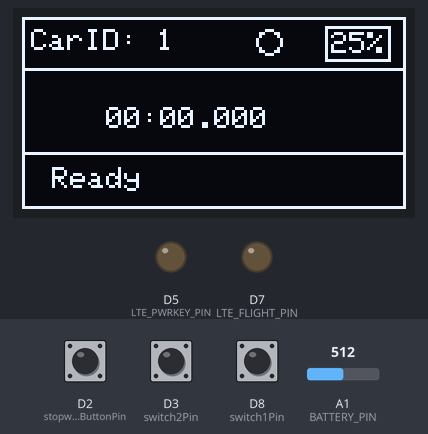
The sketch below on a simulated Arduino Zero (SAMD21). Shown: 128×64 one-colour display, output pins drawn as LEDs (lit = HIGH). The inputs (shaded band) are chosen by the test bench; at power-on: D3 (switch2Pin) HIGH, D8 (switch1Pin) HIGH, A1 (BATTERY_PIN) = 512, D2 (stopwatchButtonPin) HIGH. The modem accepts every AT command (registered, SIM ready, sends succeed) and sends nothing else; what the sketch prints to the serial monitor is not drawn.

Above: at 19.7 s.
19.8 s: D3 (switch2Pin) pulled LOW for 0.15 s
At 21.2 s:
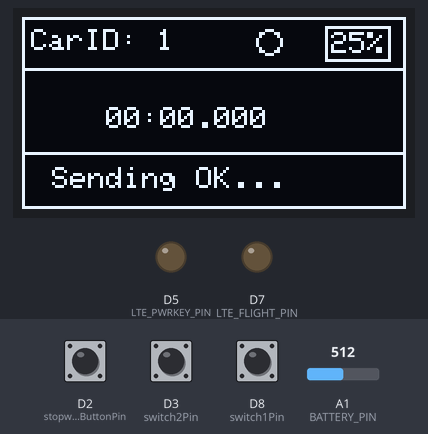
22.9 s: D8 (switch1Pin) pulled LOW for 0.15 s
At 25.9 s:
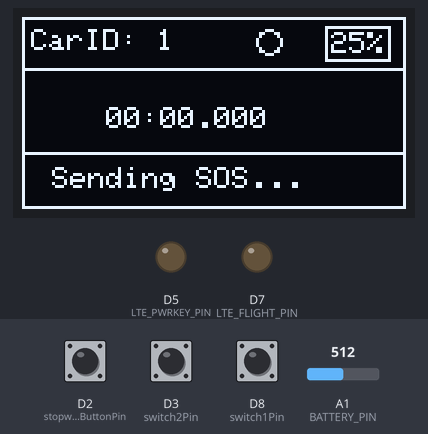
26.0 s: A1 (BATTERY_PIN) set to 716
At 28.8 s:
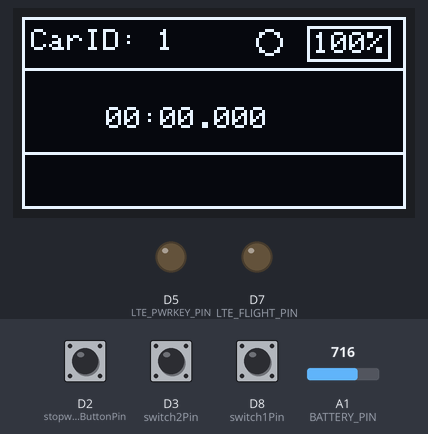
29.0 s: A1 (BATTERY_PIN) set to 511
At 29.8 s:
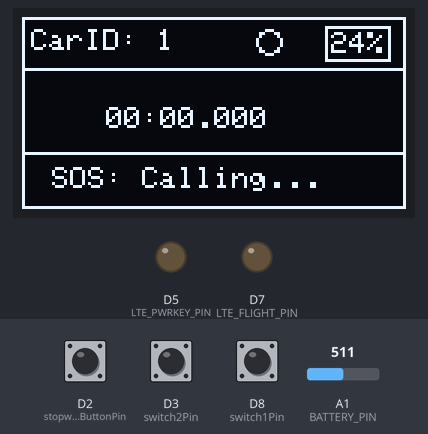
Timing chart, 0 to 32.0 s (numbered marks = the images above; inputs shaded):
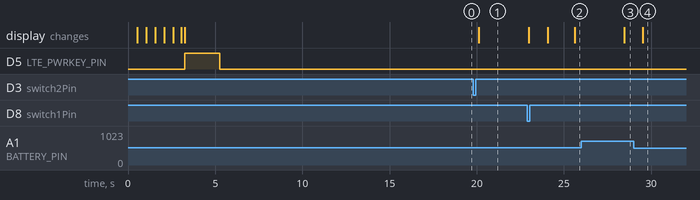

Measured:
- after the input at 19.8 s, the display: changes after 0.32 s (image 1)
- after the input at 22.9 s, the display: first differs from a run without the input after 2.7 s (image 2)
- after the input at 26.0 s, the display: changes after 2.4 s (image 3)

The sketch:

FinalCode.ino
```cpp
#include <SPI.h>
#include <Wire.h>
#include <Adafruit_GFX.h>
#include <Adafruit_SSD1306.h>

#define SCREEN_WIDTH 128
#define SCREEN_HEIGHT 64

#define OLED_MOSI   9
#define OLED_CLK   10
#define OLED_DC    11
#define OLED_CS    12
#define OLED_RESET 13
Adafruit_SSD1306 display(SCREEN_WIDTH, SCREEN_HEIGHT, OLED_MOSI, OLED_CLK, OLED_DC, OLED_RESET, OLED_CS);

#define DEBUG false

#define LTE_PWRKEY_PIN 5
#define LTE_RESET_PIN 6
#define LTE_FLIGHT_PIN 7

const int switch1Pin = 8;
#define stopwatchButtonPin 2
const int switch2Pin = 3;  // OK button pin

// Battery monitoring
#define BATTERY_PIN A1
const float MAX_VOLTAGE = 4.2;
const float MIN_VOLTAGE = 3.0;
const int NUM_READINGS = 10;

#define PHONE_NUMBER "9944546840"

bool blinkState = false;
unsigned long lastBlinkTime = 0;
const unsigned long BLINK_INTERVAL = 500;

volatile bool stopwatchPressed = false;
enum StopwatchState { RESET, RUNNING, PAUSED };
StopwatchState stopwatchState = RESET;

unsigned long stopwatchStartTime = 0;
unsigned long stopwatchElapsedTime = 0;
unsigned long lastUpdate = 0;

String displayStatus = "Ready";
volatile bool sosPressed = false;
volatile bool okPressed = false;
volatile bool sendingMessage = false;

unsigned long lastTrackSendTime = 0;
const unsigned long trackSendInterval = 500; // 0.5 seconds

bool validNMEA = false;

String sendData(String command, const int timeout, boolean debug = false) {
    String response = "";
    Serial1.println(command);

    long int startTime = millis();
    while (millis() - startTime < timeout) {
        while (Serial1.available()) {
            char c = Serial1.read();
            response += c;
        }
    }

    if (debug) {
        SerialUSB.print(command);
        SerialUSB.print(" Response: ");
        SerialUSB.println(response);
    }

    return response;
}

void handleStopwatchPress() {
    stopwatchPressed = true;
}

void handleSosPress() {
    delay(50);  // Simple debounce
    if (digitalRead(switch1Pin) == LOW) {  // Check if the button is still pressed
        sosPressed = true;
    }
}

void handleOkPress() {
    delay(50);  // Simple debounce
    if (digitalRead(switch2Pin) == LOW) {  // Check if the button is still pressed
        okPressed = true;
    }
}

void setup() {
    SerialUSB.begin(115200);
    Serial1.begin(115200);
if (!display.begin(SSD1306_SWITCHCAPVCC)) {
        SerialUSB.println(F("SSD1306 allocation failed"));
        for (;;);
    }
    display.clearDisplay();
    drawStartupPage();
    display.display();
    updateDisplay();
    SerialUSB.println("System initialized.");
    pinMode(LTE_RESET_PIN, OUTPUT);
    digitalWrite(LTE_RESET_PIN, LOW);

    pinMode(LTE_PWRKEY_PIN, OUTPUT);
    digitalWrite(LTE_PWRKEY_PIN, LOW);
    delay(100);
    digitalWrite(LTE_PWRKEY_PIN, HIGH);
    delay(2000);
    digitalWrite(LTE_PWRKEY_PIN, LOW);

    pinMode(LTE_FLIGHT_PIN, OUTPUT);
    digitalWrite(LTE_FLIGHT_PIN, LOW);

    pinMode(switch1Pin, INPUT_PULLUP);
    pinMode(stopwatchButtonPin, INPUT_PULLUP);
    pinMode(switch2Pin, INPUT_PULLUP);
    pinMode(BATTERY_PIN, INPUT);

    attachInterrupt(digitalPinToInterrupt(stopwatchButtonPin), handleStopwatchPress, FALLING);
    attachInterrupt(digitalPinToInterrupt(switch1Pin), handleSosPress, FALLING);
    attachInterrupt(digitalPinToInterrupt(switch2Pin), handleOkPress, FALLING);

   // String response = sendData("AT+CFUN=1,1", 5000, DEBUG);
    String response = sendData("AT+CGATT=0", 2000, DEBUG);
    response = sendData("AT+CGATT=1", 2000, DEBUG);
    response = sendData("AT+CGACT=1,1", 2000, DEBUG);
    response = sendData("AT+CGPADDR=1", 1300, DEBUG);
    if (response.indexOf("OK") != -1 && response.indexOf(".") != -1) {
        SerialUSB.println("Internet connected.");
    } else {
        SerialUSB.println("Internet not connected.");
    }
    response = sendData("AT+CGPS=0", 3000, DEBUG);
    response = sendData("AT+CGPS=1", 3000, DEBUG);

}

void loop() {
    unsigned long currentTime = millis();

    if (sosPressed) {
        handleSosRequest();
        sosPressed = false;  // Reset the flag after handling
    }

    if (okPressed) {
        handleOkRequest();
        okPressed = false;  // Reset the flag after handling
    }

    if (!sendingMessage) {
        sendTrackData();
    }

  // Modified blinking logic
    if (currentTime - lastBlinkTime >= BLINK_INTERVAL) {
        if (validNMEA) {
            blinkState = !blinkState;
        } else {
            blinkState = false;  // Always show empty circle if no valid NMEA
        }

        lastBlinkTime = currentTime;
    }

    handleStopwatch();
    updateDisplay();
    delay(100);
}

void handleSosRequest() {
    sendingMessage = true;
    sosPressed = false;

    // First, send HTTP request
    displayStatus = "Sending SOS...";
    updateDisplay();
    int max_sos_attempt = 0;
    while (max_sos_attempt++ < 25) {
        if (!sendHTTPRequest("https://blueband-speed-zr7gm6w4cq-el.a.run.app/sos", "{\"carId\":2, \"message\": \"SOS\"}", true)) {
            SerialUSB.println("SOS HTTP request sent");
            break;
        }
        SerialUSB.println("SOS HTTP request failed, retrying...");
    }

    // Clear SOS message from display
    displayStatus = "";
    updateDisplay();
    delay(1000);  // Brief pause to show the clear display

    // Then, make the voice call
    displayStatus = "SOS: Calling...";
    updateDisplay();
    makeVoiceCall(PHONE_NUMBER);

    sendingMessage = false;
    displayStatus = "SOS completed";
    updateDisplay();
}

void handleOkRequest() {
    sendingMessage = true;

    displayStatus = "Sending OK...";
    updateDisplay();
    int max_ok_attempt = 0;
    while (max_ok_attempt++ < 25) {
        if (!sendHTTPRequest("https://blueband-speed-zr7gm6w4cq-el.a.run.app/ok", "{\"carId\":1, \"message\": \"OK\"}", true)) {
            SerialUSB.println("OK request sent");
            break;
        }
        SerialUSB.println("OK request failed, retrying...");
    }

    displayStatus = "OK sent";
    updateDisplay();
    delay(1000);

    sendingMessage = false;
    displayStatus = "Ready";
    updateDisplay();
}

bool sendHTTPRequest(String url, String jsonPayload, bool breath) {
    SerialUSB.println("Sending HTTP request to " + url);

    sendData("AT+HTTPINIT", 100, DEBUG);
    sendData("AT+HTTPPARA=\"CID\",1", 100, DEBUG);
    sendData("AT+HTTPPARA=\"URL\",\"" + url + "\"", 100, DEBUG);
    sendData("AT+HTTPPARA=\"CONTENT\",\"application/json\"", 100, DEBUG);
    sendData("AT+HTTPDATA=" + String(jsonPayload.length()) + ",2000", 100);
    sendData(jsonPayload, 100, DEBUG);
    String response = sendData("AT+HTTPACTION=1", 2000, DEBUG);
    sendData("AT+HTTPTERM", 100, DEBUG);

    if (breath) {
        delay(50);
    }

    return (response.indexOf("200") == -1);
}

void sendTrackData() {
    String gpsInfo = sendData("AT+CGPSINFO", 1300, DEBUG);
    String nmeaSentence = extractNMEA(gpsInfo);
    SerialUSB.println(nmeaSentence + " nmea");

    if (nmeaSentence.length() > 8) {
        SerialUSB.println("Sending Track data");
        validNMEA = true;

        String jsonPayload = "{\"nmea\": \"" + nmeaSentence + "\",\"carId\":1}";
        String requestBinURL = "https://blueband-speed-zr7gm6w4cq-el.a.run.app/track";
        if (sendHTTPRequest(requestBinURL, jsonPayload, false)) {
            // Retry logic if needed
        }
    } else {
        validNMEA = false;
    }
}

String extractNMEA(String response) {
    int start = response.indexOf("+CGPSINFO: ");
    if (start != -1) {
        start += 11;
        int end = response.indexOf("OK", start);
        if (end != -1 && end > start) {
            String nmea = response.substring(start, end);
            nmea.trim();
            return nmea;
        }
    }
    return "";
}

void makeVoiceCall(String phoneNumber) {
    SerialUSB.println("Dialing number: " + phoneNumber);
    String response = sendData("ATD" + phoneNumber + ";", 20000, DEBUG);
    if (response.indexOf("OK") != -1) {
        displayStatus = "Call initiated";
    } else {
        displayStatus = "Failed to call";
    }
    updateDisplay();
}

void handleStopwatch() {
    if (stopwatchPressed) {
        stopwatchPressed = false;
        switch (stopwatchState) {
            case RESET:
                stopwatchState = RUNNING;
                stopwatchStartTime = millis();
                break;
            case RUNNING:
                stopwatchState = PAUSED;
                stopwatchElapsedTime += millis() - stopwatchStartTime;
                break;
            case PAUSED:
                stopwatchState = RESET;
                stopwatchElapsedTime = 0;
                break;
        }
    }

    if (stopwatchState == RUNNING) {
        stopwatchElapsedTime = millis() - stopwatchStartTime;
    }
}

void updateDisplay() {
    display.clearDisplay();
    for (int i = 0; i < SCREEN_HEIGHT; i++) {
          display.drawPixel(0, i, SSD1306_WHITE);  // Left vertical line
          display.drawPixel(SCREEN_WIDTH - 1, i, SSD1306_WHITE);  // Right vertical line
      }
    // Draw CarID in top left corner
    display.setTextSize(1);
    display.setTextColor(SSD1306_WHITE);
    display.setCursor(3, 4);
    display.print("CarID: 1");

    // Draw the circle on top
    drawCircleWithToggle(SCREEN_WIDTH / 2 + 18, 8, blinkState);

    // Draw battery status
    int batteryPercentage = getBatteryPercentage();
    drawBatteryStatus(batteryPercentage);

    display.setTextSize(1);
    display.setTextColor(SSD1306_WHITE);

    // Display stopwatch time
    char timeString[20];
    unsigned long totalSeconds = stopwatchElapsedTime / 1000;
    unsigned long hours = totalSeconds / 3600;
    unsigned long minutes = (totalSeconds % 3600) / 60;
    unsigned long seconds = totalSeconds % 60;
    unsigned long milliseconds = stopwatchElapsedTime % 1000;

    if (hours > 0) {
        snprintf(timeString, sizeof(timeString), "%02lu:%02lu:%02lu.%03lu", hours, minutes, seconds, milliseconds);
    } else {
        snprintf(timeString, sizeof(timeString), "   %02lu:%02lu.%03lu", minutes, seconds, milliseconds);
    }

    drawLine(0, 0, SCREEN_WIDTH, 20);
    drawLine(0, 17, SCREEN_WIDTH, 20);
    drawLine(0, 63, SCREEN_WIDTH, 20);

    display.setCursor(10, 30);
    display.print(timeString);

    drawLine(0, 45, SCREEN_WIDTH, 45);

    // Display status
    display.setCursor(10, 50);
    display.print(displayStatus);

    display.display();
}

void drawBatteryStatus(int percentage) {
    display.setTextSize(1);
    display.setTextColor(SSD1306_WHITE);

    String displayText;
    if (percentage < 25 && blinkState) {
        displayText = "LOW";
    } else {
        displayText = String(percentage) + "%";
    }

    int boxPadding = 2;
    int textWidth = displayText.length() * 6;
    int textHeight = 8;
    int boxWidth = textWidth + 2 * boxPadding;
    int boxHeight = textHeight + 2 * boxPadding;

    int boxX = SCREEN_WIDTH - boxWidth - 5;
    int boxY = 3;
    int textX = boxX + boxPadding;
    int textY = boxY + boxPadding;

    display.drawRect(boxX, boxY, boxWidth, boxHeight, SSD1306_WHITE);
    display.setCursor(textX, textY);
    display.print(displayText);
}

int getBatteryPercentage() {
    int totalAnalogValue = 0;

    for (int i = 0; i < NUM_READINGS; i++) {
        totalAnalogValue += analogRead(BATTERY_PIN);
        delay(5);
    }

    int averageAnalogValue = totalAnalogValue / NUM_READINGS;
    float voltage = (averageAnalogValue * 3.3) / 1023.0;
    float batteryVoltage = voltage * 2;

    int percentage = map(batteryVoltage * 100, MIN_VOLTAGE * 100, MAX_VOLTAGE * 100, 0, 100);
    return constrain(percentage, 0, 100);
}

void drawStartupPage() {
    const unsigned long SPLASH_SCREEN_DURATION = 3000;  // Total duration of the splash screen in ms
    const unsigned long BLINK_INTERVAL = 500;          // Blink interval in ms
    unsigned long splashScreenStartTime = millis();
    unsigned long lastBlinkTime = 0;
    bool blinkState = false;

    while (millis() - splashScreenStartTime < SPLASH_SCREEN_DURATION) {
        unsigned long currentTime = millis();

        // Handle the blink effect
        if (currentTime - lastBlinkTime >= BLINK_INTERVAL) {
            blinkState = !blinkState;  // Toggle blink state
            lastBlinkTime = currentTime;
        }

        // Display the splash screen
        display.clearDisplay();
        if (blinkState) {
            // Display text only in "on" state
            display.setTextSize(2);
            display.setTextColor(SSD1306_WHITE);
            display.setCursor(SCREEN_WIDTH / 6, SCREEN_HEIGHT / 2 - 10);
            display.println("BLUEBAND  SPORTS");
        }
        display.display();
    }

    // Ensure screen is cleared after the splash screen
    display.clearDisplay();
    display.display();
}


void drawCircleWithToggle(int x, int y, bool isFilled) {
    if (isFilled) {
        display.fillCircle(x, y, 4, SSD1306_WHITE);
    } else {
        display.drawCircle(x, y, 4, SSD1306_WHITE);
    }
}

void drawLine(int x0, int y0, int x1, int y1) {

    for (int x = x0; x < x1; x++) {
        display.drawPixel(x, y0, SSD1306_WHITE);
        display.drawPixel(x + 1, y0, SSD1306_WHITE);
    }

}
```
